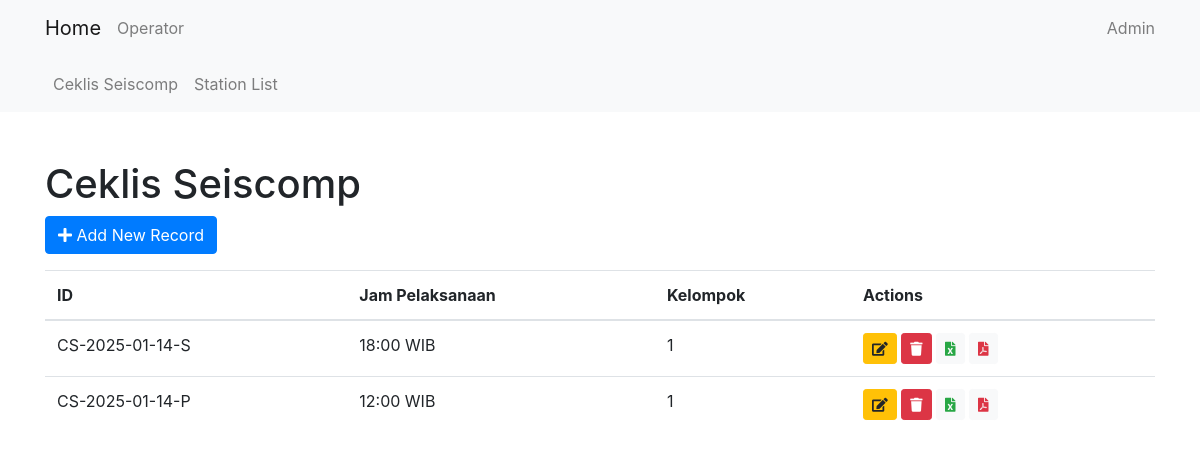
The app's page /cl_seiscomp/, older data.
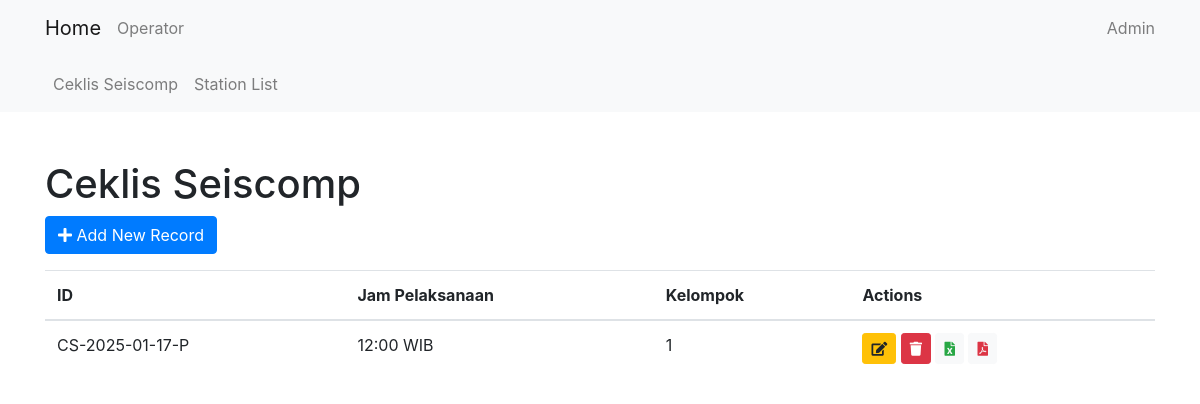
The same page, newer data.
### cl_seiscomp/models.py (models this page shows, shortened)
class CsRecordModel(models.Model):
    date = models.DateField(default=timezone.now)
    cs_id = models.CharField(max_length=15, default='0')
    shift = models.CharField(max_length=15, choices=SHIFT, default='P')
    jam_pelaksanaan = models.CharField(max_length=20, choices=WAKTU, default='12:00 WIB')
    kelompok = models.IntegerField(choices=KELOMPOK, default=1)
    operator = models.ForeignKey(Operator, on_delete=models.CASCADE)
    gaps = models.TextField(max_length=10000, null=True, blank=True)
    spikes = models.TextField(max_length=10000, null=True, blank=True)
    blanks = models.TextField(max_length=10000, null=True, blank=True)
    slmon = models.PositiveIntegerField(null=True, blank=True, default=0)
    count_gaps = models.PositiveIntegerField(null=True, blank=True, default=0)
    count_spikes = models.PositiveIntegerField(null=True, blank=True, default=0)
    count_blanks = models.PositiveIntegerField(null=True, blank=True, default=0)
    slmon_image = models.ImageField(upload_to='cl_seiscomp/slmon_images/', null=True, blank=True)

### cl_seiscomp/views.py (the view)
# urls.py: path('', CsListView.as_view(), name='cs_list'),
class CsListView(ListView):
    model = CsRecordModel
    template_name = 'cl_seiscomp/cs_list.html'
    context_object_name = 'csrecords'

### cl_seiscomp/templates/cl_seiscomp/cs_list.html (shortened to what this page needs)
{% extends 'core/base.html' %}
{% block content %}
<h1 class="mt-5">Ceklis Seiscomp</h1>
<a href="{% url 'cl_seiscomp:cs_create' %}" class="btn btn-primary">
    <i class="fas fa-plus"></i> Add New Record
</a>
<table class="table mt-3">
    <thead>
        <tr>
            <th>ID</th>
            <th>Jam Pelaksanaan</th>
            <th>Kelompok</th>
            <th>Actions</th>
        </tr>
    </thead>
    <tbody>
        {% for record in csrecords %}
        <tr>
            <td>{{ record.cs_id }}</td>
            <td>{{ record.jam_pelaksanaan }}</td>
            <td>{{ record.kelompok }}</td>
            <td>
                <a href="{% url 'cl_seiscomp:cs_update' record.pk %}" class="btn btn-sm btn-warning" data-toggle="tooltip" title="Edit">
                    <i class="fas fa-edit"></i>
                </a>
                <form action="{% url 'cl_seiscomp:cs_delete' record.pk %}" method="post" style="display:inline;">
                    <button type="button" class="btn btn-sm btn-danger delete-button" data-toggle="tooltip" title="Delete">
                        <i class="fas fa-trash"></i>
                    </button>
                </form>
                <a href="{% url 'cl_seiscomp:cs_export_excel' record.pk %}" class="btn btn-sm btn-light text-success">
                    <i class="fas fa-file-excel"></i>
                </a>
                <a href="{% url 'cl_seiscomp:cs_export_pdf' record.pk %}" class="btn btn-sm btn-light text-danger">
                    <i class="fas fa-file-pdf"></i>
                </a>
            </td>
        </tr>
        {% endfor %}
    </tbody>
</table>
{% endblock %}

### core/templates/core/base.html (shortened to what this page needs)
<!DOCTYPE html>
<html lang="en">
<head>
    <link href="https://stackpath.bootstrapcdn.com/bootstrap/4.5.2/css/bootstrap.min.css" rel="stylesheet">
    <link href="https://cdnjs.cloudflare.com/ajax/libs/font-awesome/5.15.4/css/all.min.css" rel="stylesheet">
</head>
<body>
    <nav class="navbar navbar-light bg-light">
        <div class="container">
            <a class="navbar-brand" href="{% url 'home' %}">Home</a>
            <ul class="navbar-nav">
                <li class="nav-item">
                    <a class="nav-link" href="{% url 'core:operator_list' %}">Operator</a>
                </li>
            </ul>
            <ul class="navbar-nav ml-auto">
                <li class="nav-item">
                    <a class="nav-link" href="{% url 'admin:index' %}">Admin</a>
                </li>
            </ul>
        </div>
    </nav>
    {% if 'cl_seiscomp' in request.resolver_match.namespace %}
    <nav class="navbar navbar-expand-lg navbar-light bg-light">
        <div class="container">
            <div class="collapse navbar-collapse" id="navbarNav">
                <ul class="navbar-nav">
                    <li class="nav-item">
                        <a class="nav-link" href="{% url 'cl_seiscomp:cs_list' %}">Ceklis Seiscomp</a>
                    </li>
                    <li class="nav-item">
                        <a class="nav-link" href="{% url 'cl_seiscomp:station_list' %}">Station List</a>
                    </li>
                </ul>
            </div>
        </div>
    </nav>
    {% endif %}
    <div class="container">
        {% block content %}{% endblock %}
    </div>
</body>
</html>

Row changes from the older to the newer data that the page shows:
removed CsRecordModel: cs_id "CS-2025-01-14-S", jam_pelaksanaan "18:00 WIB", kelompok "1"
removed CsRecordModel: cs_id "CS-2025-01-14-P", jam_pelaksanaan "12:00 WIB", kelompok "1"
added CsRecordModel: cs_id "CS-2025-01-17-P", jam_pelaksanaan "12:00 WIB", kelompok "1"
